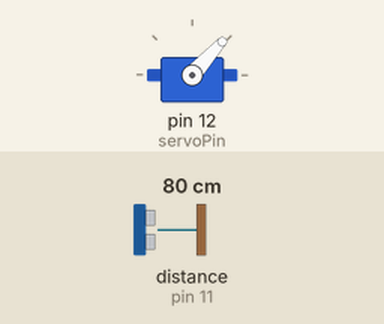
Bench run of a sketch on a simulated Arduino Uno, built with avr-gcc and run on an emulated ATmega328P. On the bench: servo. Wiring (inferred from the names in the program): ultrasonic range finder: trigger pin 10; echo pin 11. The test bench sets the inputs (shaded band); at power-on: distance to the obstacle (sensor on pin 11) 80 cm. The echo pulse lasts 58.3 µs per cm; what the sketch prints to the serial monitor is not drawn.

Above: at 1.2 s.
1.3 s: distance to the obstacle (sensor on pin 11) set to 2 cm
At 1.74 s:
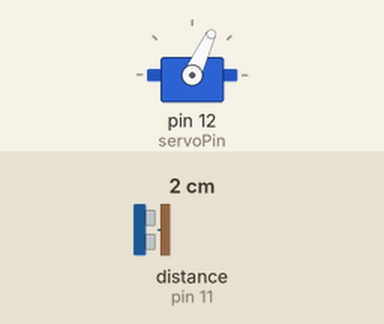
4.3 s: distance to the obstacle (sensor on pin 11) set to 250 cm
At 5.09 s:
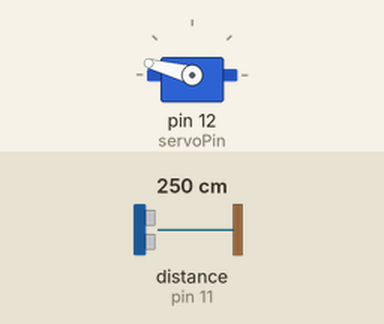
7.3 s: distance to the obstacle (sensor on pin 11) set to 4 cm
At 7.74 s:
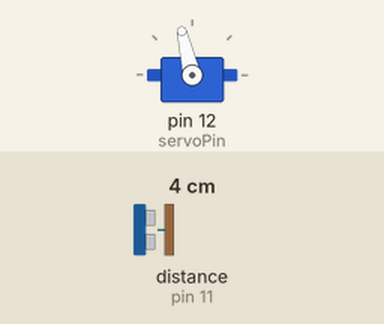
Timing chart, 0 to 16.3 s (numbered marks = the images above; inputs shaded):
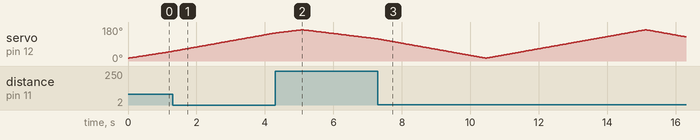

The sketch:

Radar_proj.ino
```cpp
#include <Servo.h>

const int trigPin = 10;
const int echoPin = 11;
const int servoPin = 12;

Servo myServo;
long duration;
int distance;

int calculateDistance() {
  digitalWrite(trigPin, LOW);
  delayMicroseconds(2);
  digitalWrite(trigPin, HIGH);
  delayMicroseconds(10);
  digitalWrite(trigPin, LOW);

  // 30ms timeout prevents the board from hanging if no echo returns
  duration = pulseIn(echoPin, HIGH, 30000);
  distance = duration * 0.034 / 2;
  return distance;
}

void setup() {
  pinMode(trigPin, OUTPUT);
  pinMode(echoPin, INPUT);
  Serial.begin(9600);
  myServo.attach(servoPin);
}

void loop() {
  // Sweeps from 15 to 165 degrees
  for (int i = 15; i <= 165; i++) {
    myServo.write(i);
    delay(30);
    distance = calculateDistance();

    Serial.print(i);
    Serial.print(",");
    Serial.print(distance);
    Serial.print(".");
  }

  // Sweeps back from 165 to 15 degrees
  for (int i = 165; i > 15; i--) {
    myServo.write(i);
    delay(30);
    distance = calculateDistance();

    Serial.print(i);
    Serial.print(",");
    Serial.print(distance);
    Serial.print(".");
  }
}
```
